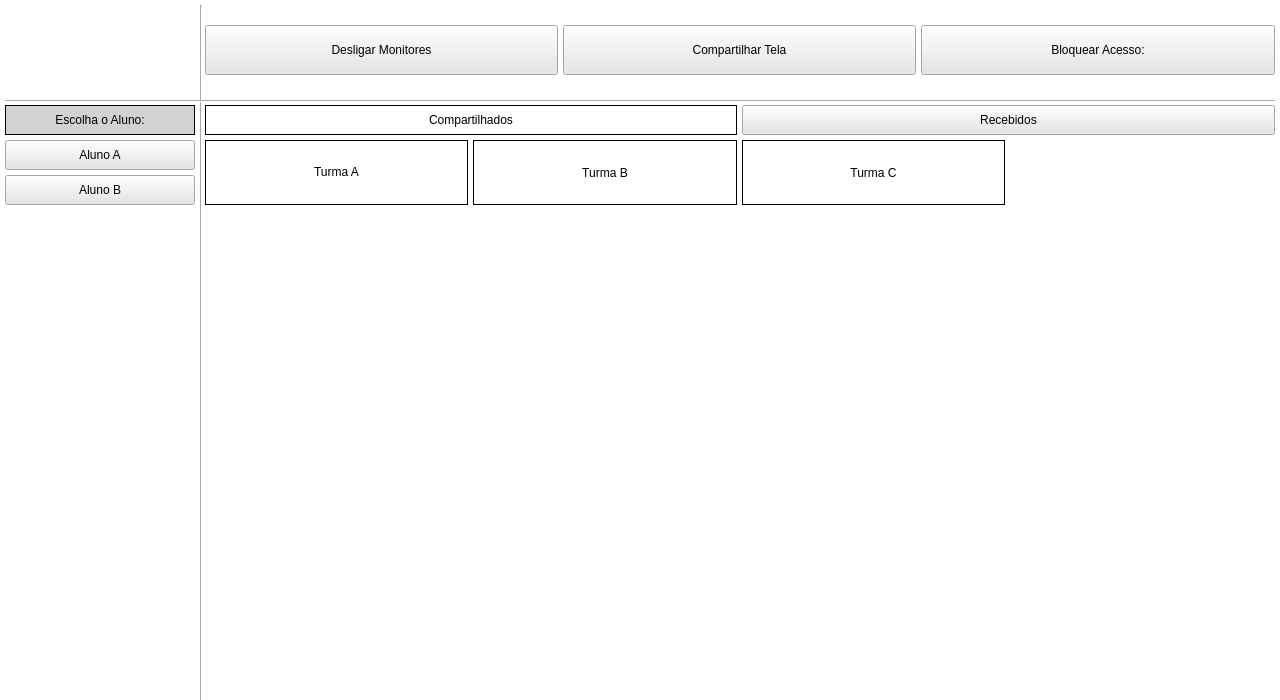
<?xml version="1.0" encoding="UTF-8"?>
<ui version="4.0">
 <class>MainWindow</class>
 <widget class="QMainWindow" name="MainWindow">
  <property name="geometry">
   <rect>
    <x>0</x>
    <y>0</y>
    <width>1280</width>
    <height>700</height>
   </rect>
  </property>
  <property name="minimumSize">
   <size>
    <width>1000</width>
    <height>700</height>
   </size>
  </property>
  <property name="windowTitle">
   <string>MainWindow</string>
  </property>
  <property name="autoFillBackground">
   <bool>false</bool>
  </property>
  <property name="styleSheet">
   <string notr="true">background-color: rgb(255, 255, 255);</string>
  </property>
  <widget class="QWidget" name="centralWidget">
   <property name="styleSheet">
    <string notr="true"/>
   </property>
   <widget class="Line" name="linhaVertical">
    <property name="geometry">
     <rect>
      <x>200</x>
      <y>5</y>
      <width>2</width>
      <height>763</height>
     </rect>
    </property>
    <property name="orientation">
     <enum>Qt::Vertical</enum>
    </property>
   </widget>
   <widget class="Line" name="linhaHorizontal">
    <property name="geometry">
     <rect>
      <x>5</x>
      <y>100</y>
      <width>1270</width>
      <height>2</height>
     </rect>
    </property>
    <property name="orientation">
     <enum>Qt::Horizontal</enum>
    </property>
   </widget>
   <widget class="QLabel" name="lbLogo">
    <property name="geometry">
     <rect>
      <x>5</x>
      <y>5</y>
      <width>190</width>
      <height>90</height>
     </rect>
    </property>
    <property name="minimumSize">
     <size>
      <width>190</width>
      <height>90</height>
     </size>
    </property>
    <property name="text">
     <string/>
    </property>
   </widget>
   <widget class="QPushButton" name="btDesligar">
    <property name="geometry">
     <rect>
      <x>205</x>
      <y>25</y>
      <width>353</width>
      <height>50</height>
     </rect>
    </property>
    <property name="styleSheet">
     <string notr="true">background-color: rgb(230, 230, 230);</string>
    </property>
    <property name="text">
     <string>Desligar Monitores</string>
    </property>
   </widget>
   <widget class="QPushButton" name="btCompartilhar">
    <property name="geometry">
     <rect>
      <x>563</x>
      <y>25</y>
      <width>353</width>
      <height>50</height>
     </rect>
    </property>
    <property name="styleSheet">
     <string notr="true">background-color: rgb(230, 230, 230);</string>
    </property>
    <property name="text">
     <string>Compartilhar Tela</string>
    </property>
   </widget>
   <widget class="QPushButton" name="btBloquear">
    <property name="geometry">
     <rect>
      <x>921</x>
      <y>25</y>
      <width>354</width>
      <height>50</height>
     </rect>
    </property>
    <property name="styleSheet">
     <string notr="true">background-color: rgb(230, 230, 230);</string>
    </property>
    <property name="text">
     <string>Bloquear Acesso:</string>
    </property>
   </widget>
   <widget class="QLabel" name="lbEscolhaAluno">
    <property name="geometry">
     <rect>
      <x>5</x>
      <y>105</y>
      <width>190</width>
      <height>30</height>
     </rect>
    </property>
    <property name="layoutDirection">
     <enum>Qt::LeftToRight</enum>
    </property>
    <property name="styleSheet">
     <string notr="true">background-color: rgb(210, 210, 210);</string>
    </property>
    <property name="frameShape">
     <enum>QFrame::Box</enum>
    </property>
    <property name="text">
     <string>Escolha o Aluno:</string>
    </property>
    <property name="alignment">
     <set>Qt::AlignCenter</set>
    </property>
    <property name="margin">
     <number>0</number>
    </property>
   </widget>
   <widget class="QPushButton" name="btAlunoA">
    <property name="geometry">
     <rect>
      <x>5</x>
      <y>140</y>
      <width>190</width>
      <height>30</height>
     </rect>
    </property>
    <property name="styleSheet">
     <string notr="true">background-color: rgb(230, 230, 230);</string>
    </property>
    <property name="text">
     <string>Aluno A</string>
    </property>
   </widget>
   <widget class="QPushButton" name="btAlunoB">
    <property name="geometry">
     <rect>
      <x>5</x>
      <y>175</y>
      <width>190</width>
      <height>30</height>
     </rect>
    </property>
    <property name="styleSheet">
     <string notr="true">background-color: rgb(230, 230, 230);</string>
    </property>
    <property name="text">
     <string>Aluno B</string>
    </property>
   </widget>
   <widget class="QLabel" name="lbCompartilhados">
    <property name="geometry">
     <rect>
      <x>205</x>
      <y>105</y>
      <width>532</width>
      <height>30</height>
     </rect>
    </property>
    <property name="layoutDirection">
     <enum>Qt::LeftToRight</enum>
    </property>
    <property name="frameShape">
     <enum>QFrame::Box</enum>
    </property>
    <property name="text">
     <string>Compartilhados</string>
    </property>
    <property name="alignment">
     <set>Qt::AlignCenter</set>
    </property>
    <property name="margin">
     <number>0</number>
    </property>
   </widget>
   <widget class="QPushButton" name="btRecebidos">
    <property name="geometry">
     <rect>
      <x>742</x>
      <y>105</y>
      <width>533</width>
      <height>30</height>
     </rect>
    </property>
    <property name="styleSheet">
     <string notr="true">background-color: rgb(230, 230, 230);</string>
    </property>
    <property name="text">
     <string>Recebidos</string>
    </property>
   </widget>
   <widget class="QLabel" name="lbPastaTumaA">
    <property name="geometry">
     <rect>
      <x>205</x>
      <y>140</y>
      <width>263</width>
      <height>65</height>
     </rect>
    </property>
    <property name="frameShape">
     <enum>QFrame::Box</enum>
    </property>
    <property name="text">
     <string>Turma A</string>
    </property>
    <property name="textFormat">
     <enum>Qt::RichText</enum>
    </property>
    <property name="alignment">
     <set>Qt::AlignCenter</set>
    </property>
   </widget>
   <widget class="QLabel" name="lbPastaTurmaB">
    <property name="geometry">
     <rect>
      <x>473</x>
      <y>140</y>
      <width>264</width>
      <height>65</height>
     </rect>
    </property>
    <property name="frameShape">
     <enum>QFrame::Box</enum>
    </property>
    <property name="text">
     <string>Turma B</string>
    </property>
    <property name="alignment">
     <set>Qt::AlignCenter</set>
    </property>
   </widget>
   <widget class="QLabel" name="lbPastaTurmaC">
    <property name="geometry">
     <rect>
      <x>742</x>
      <y>140</y>
      <width>263</width>
      <height>65</height>
     </rect>
    </property>
    <property name="frameShape">
     <enum>QFrame::Box</enum>
    </property>
    <property name="text">
     <string>Turma C</string>
    </property>
    <property name="alignment">
     <set>Qt::AlignCenter</set>
    </property>
   </widget>
  </widget>
 </widget>
 <layoutdefault spacing="6" margin="11"/>
 <resources/>
 <connections/>
</ui>
